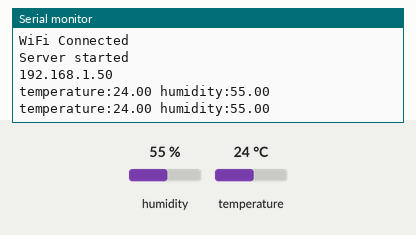
The sketch below on a simulated ESP8266 (NodeMCU). On the bench: the last lines printed to the serial monitor. The test bench sets the inputs (shaded band); at power-on: humidity 55 %, temperature 24 °C. WiFi joins after 1.5 s; servers stay silent unless stated.

Above: at 2.7 s.
2.8 s: humidity set to 22 %
At 4.0 s:
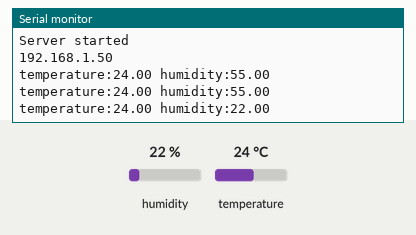
4.3 s: temperature set to 12 °C
At 5.4 s:
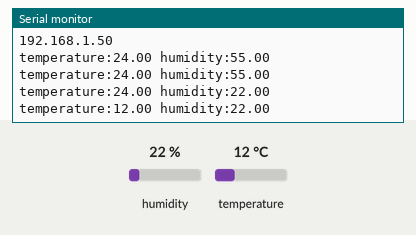
5.8 s: humidity set to 40 %
At 7.5 s:
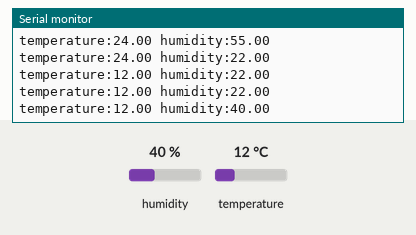
Timing chart, 0 to 9.0 s (numbered marks = the images above; inputs shaded):
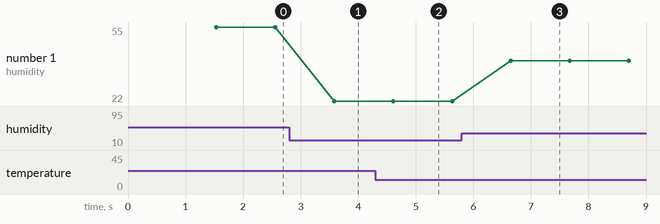

Measured:
- after the input at 2.8 s, the serial monitor: prints a new line after 0.78 s (image 1)
- after the input at 4.3 s, the serial monitor: prints a new line after 0.31 s (image 2)
- after the input at 5.8 s, the serial monitor: prints a new line after 0.85 s (image 3)
- plotted number 1: 55 → 22 after the input at 2.8 s, 22 → 40 after the input at 5.8 s

The sketch:

detect_temperature.ino
```cpp
#include <WiFiUdp.h>
#include <WiFiClientSecure.h>
#include <WiFiClient.h>
#include <ESP8266WiFiMulti.h>
#include <WiFiServer.h>
#include <ESP8266WiFi.h>

#include <DHT11.h>
//#include <ESP8266WiFi.h>
//#include <WiFiUdp.h>
//#include <WiFiClientSecure.h>
//
//#include <WiFiClient.h>
//
//
//#include <ESP8266WiFiMulti.h>
//
//#include <WiFiServer.h>


const char* ssid = "nhananda";
const char* password = "12121994";

 int pin = 2;

 WiFiServer server(80);
 DHT11 dht11(pin);

void setup() {
  Serial.begin(115200);
  delay(10);
  Serial.println();

  WiFi.mode(WIFI_STA);
  Serial.println();
  Serial.println();
  Serial.println("Connection to " );
  Serial.println(ssid);

  WiFi.begin(ssid, password);

  while (WiFi.status() != WL_CONNECTED) {
    delay(500);
    Serial.println(".");
  }
  Serial.println("");
  Serial.println("WiFi Connected");

  server.begin();
  Serial.println("Server started");

   Serial.println(WiFi.localIP());
  }


void loop() {
  int err;
float temp, humi;
if ((err = dht11.read(humi, temp)) == 0 )
{
Serial.print("temperature:");
Serial.print(temp);
Serial.print(" humidity:");
Serial.print(humi);
Serial.println();
}
else
{
Serial.println();
Serial.print("Error No :");
Serial.print(err);
Serial.println();
}
WiFiClient client = server.available();
client.println("HTTP/1.1 200 OK");
client.println("Content-Type: text/html");
client.println("Connection: close");  // the connection will be closed after completion of the response
client.println("Refresh: 5");  // refresh the page automatically every 5 sec
client.println();
client.println("<!DOCTYPE html>");
client.println("<html xmlns='http://www.w3.org/1999/xhtml'>");
client.println("<head>\n<meta charset='UTF-8'>");
client.println("<title>Internet Of Thing</title>");
client.println("</head>\n<body>");
client.println("<H2>ESP8266 & DHT11 Sensor</H2>");
client.println("<H3>Humidity / Temperature</H3>");
client.println("<pre>");
client.print("Humidity (%)         : ");
client.println((float)humi, 2);
client.print("Temperature (°C)  : ");
client.println((float)temp, 2);

client.println("</pre>");
client.print("</body>\n</html>");
delay(DHT11_RETRY_DELAY); //delay for reread
}
```
